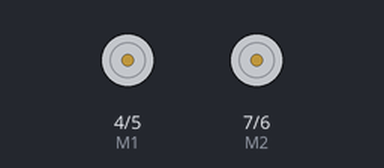
Bench run of a sketch on a simulated Arduino Uno, built with avr-gcc and run on an emulated ATmega328P. On the bench: direction and speed pins drawn as motors (green arrow = direction pin HIGH = forward, orange = LOW = backward, longer = more drive).

Above: at 0.5 s.
At 1.5 s:
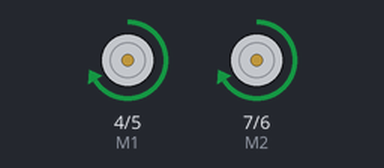
At 3.0 s:
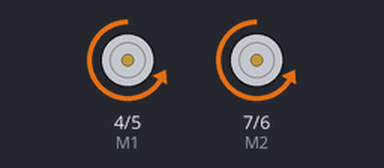
Timing chart, 0 to 6.9 s (numbered marks = the images above):
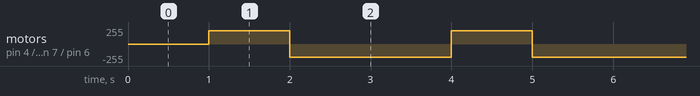

The sketch:

Motor.ino
```cpp
 //Arduino PWM Speed Control：
//Motor 1
int E1 = 5;
int M1 = 4;
//Motor 2
int E2 = 6;
int M2 = 7;

//Pin Sensor
int sensorCorriente = 0;

void setup()
{
    pinMode(M1, OUTPUT);
    pinMode(M2, OUTPUT);
    Serial.begin(9600);

}

void loop()
{
  //PWM
  int value = 200;
  //Sensado de corriente
  /*double voltajeMedido = analogRead(sensorCorriente);
  double conversion = voltajeMedido*5/1023;
  double corrienteSensada = conversion*1.9821-0.9997;
  */
  delay(1000);


  digitalWrite(M1,HIGH);
  digitalWrite(M2,HIGH);
  analogWrite(E1,value);
  analogWrite(E2,value);
  delay(1000);
  digitalWrite(M1,LOW);
  digitalWrite(M2,LOW);
  analogWrite(E1,value);
  analogWrite(E2,value);
  delay(1000);


}
```

Measured:
- by itself, motor on pin 4 (M1) / pin 5 (E1), motor on pin 7 (M2) / pin 6 (E2): alternates forward 200/255 for 1.0 s and backward 200/255 for 2.0 s
